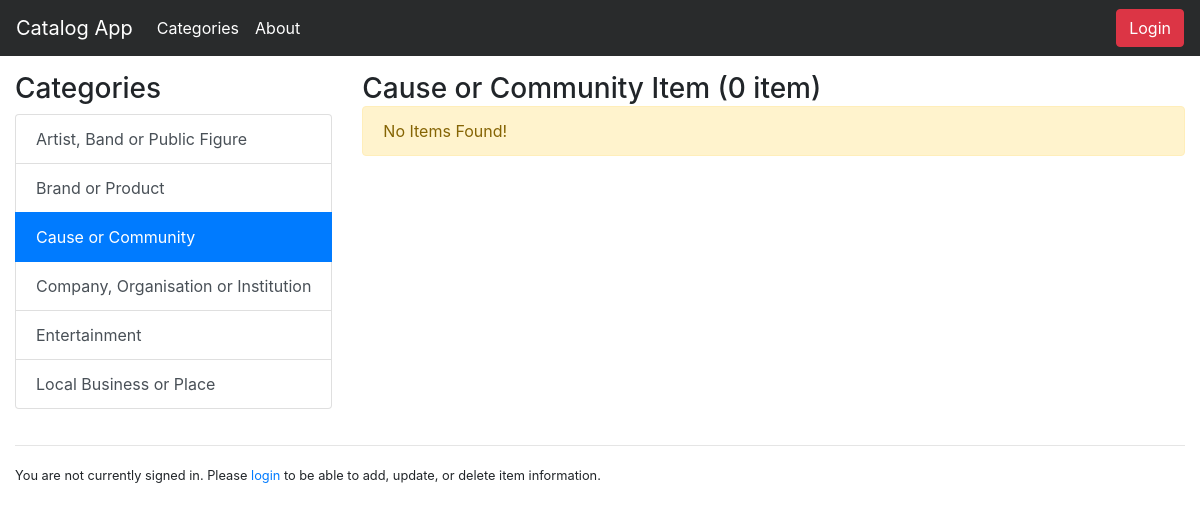
/catalog/Cause or Community/items, run on the app's committed database.
### models.py (models this page shows, shortened)
class Category(Base):
    __tablename__ = "category"
    id = Column(Integer, primary_key = True)
    name = Column(String(80), nullable = False, index = True)
    created_date = Column(DateTime, default = datetime.utcnow, nullable = False)
    updated_date = Column(DateTime, default = datetime.utcnow, onupdate = datetime.utcnow, nullable = False)
    user_id = Column(Integer, ForeignKey("user.id"))
    user = relationship(User)

### application.py (the view)
@app.route("/catalog/<path:category_name>")
@app.route("/catalog/<path:category_name>/items")
def show_items(category_name):
    categories = session.query(Category).order_by(asc(Category.name)).all()
    category = session.query(Category).filter_by(name=category_name).first()
    items = session.query(Item).filter_by(category_id=category.id).all()
    if len(items) < 2:
        title = "{} Item ({} item)"
    else:
        title = "{} Items ({} items)"
    return render_template(
        "categories.html",
        items_title=title.format(category.name, len(items)),
        categories=categories,
        category=category,
        items=items)

### templates/categories.html (shortened to what this page needs)
{% extends "base.html" %}
{% block content %}
  <div class="row" style="margin-top: 12px;">
    <div class="col-auto">
      <h3>Categories</h3>
      {% if categories %}
        <div class="list-group">
          {% for c in categories %}
            <a href="{{url_for('show_items', category_name=c.name)}}"
              class="list-group-item list-group-item-action {% if category and category.name == c.name %}active{% endif %}">{{ c.name }}</a>
          {% endfor %}
        </div>
      {% else %}
        <div class="alert alert-warning" role="alert">
          No Categories Found!
        </div>
      {% endif %}
    </div>
    <div class="col">
      <span class="h3">{{ items_title }}</span>
      {% if items %}
        <div class="list-group">
          {% for i in items %}
            <a href="{{url_for('show_item', category_name=i.category.name, item_title=i.title)}}"
            class="list-group-item list-group-item-action">{{ i.title }}
              {% if not category %}<em class="text-danger">({{ i.category.name }})</em>{% endif %}</a>
          {% endfor %}
        </div>
      {% else %}
        <div class="alert alert-warning" role="alert">
          No Items Found!
        </div>
      {% endif %}
    </div>
  </div>
{% endblock %}

### static/styles.css (style rules this page uses)
.list-group { margin-bottom: 20px; }

### data on the page
Category: name "Artist, Band or Public Figure"
Category: name "Brand or Product"
Category: name "Cause or Community"
Category: name "Company, Organisation or Institution"
Category: name "Entertainment"
Category: name "Local Business or Place"

### other printed values
{{ items_title }} "Cause or Community Item (0 item)"
